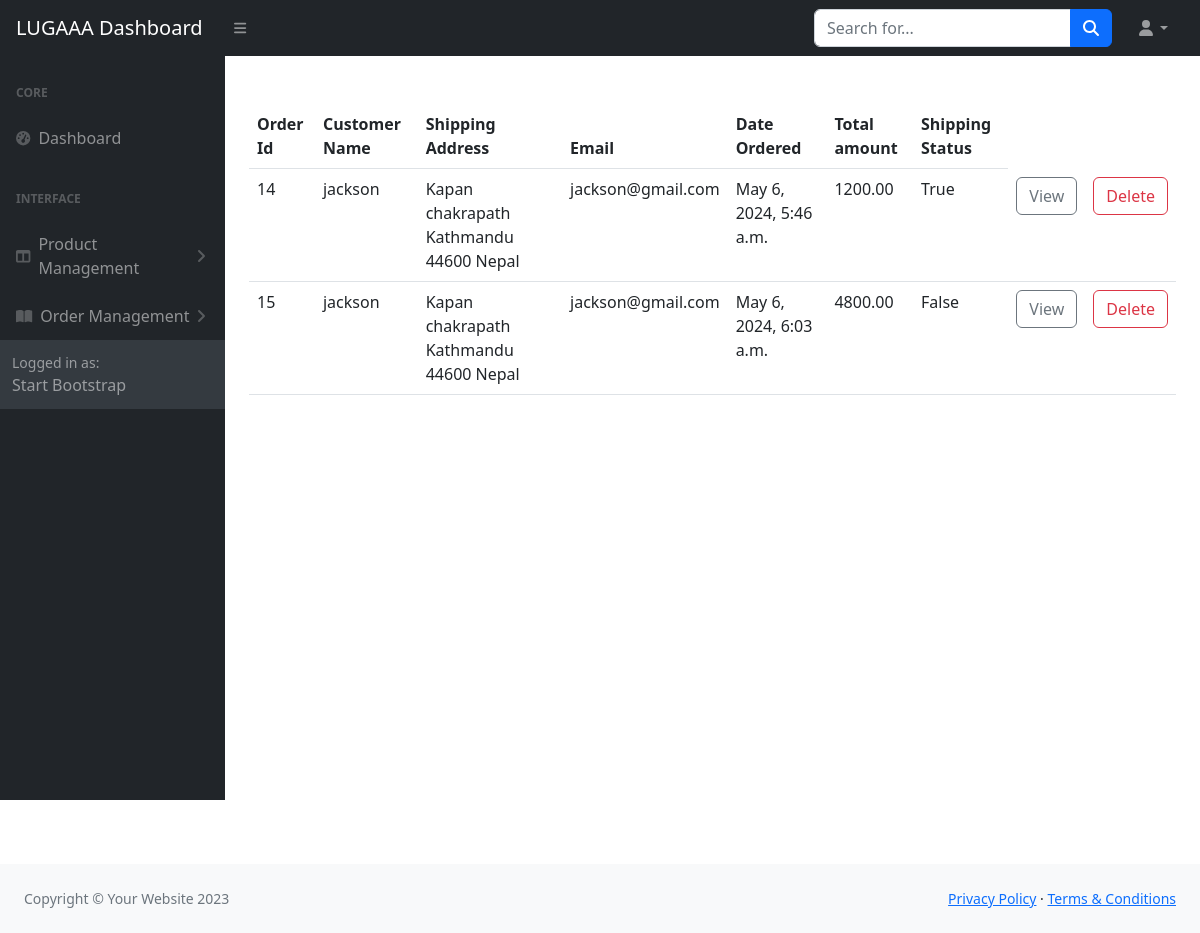
/admin_dashboard/order_list, run on the app's committed database.
### payment/models.py (models this page shows, shortened)
class Order(models.Model):
    user = models.ForeignKey(User, on_delete=models.CASCADE ,null=True, blank=True)
    fullname = models.CharField(max_length=255)
    email = models.EmailField(max_length=250)
    shipping_address= models.TextField(max_length=15000)
    amount_paid = models.DecimalField(max_digits=10, decimal_places=2)
    date_ordered = models.DateTimeField(auto_now_add=True)
    shipped = models.BooleanField(default=False)

### admin_dashboard/views.py (the view)
# urls.py: path('order_list', views.order_list, name="order_list"),
def order_list(request):
    orderList = Order.objects.all()
    return render(request, 'order_list.html', {'order_list': orderList})

### cart/context_processor.py (called while the page is built)
def cart(request):
    return {'cart': Cart(request)}

### admin_dashboard/templates/order_list.html (shortened to what this page needs)
{% extends "dashbase.html" %}
{%block content%}
{% include 'layout.html'%}
<div id="layoutSidenav_content">
    <main>
        <div class="container-fluid px-4">
  <div class="row">
    <div class="col">
      <table class="table">
        <thead>
          <tr>
            <th scope="col">Order Id</th>
            <th scope="col">Customer Name</th>
            <th scope="col">Shipping Address</th>
            <th scope="col">Email</th>
            <th scope="col">Date Ordered</th>
            <th scope="col">Total amount</th>
            <th scope="col">Shipping Status</th>
          </tr>
        </thead>
        <tbody>
          {% for order in order_list %}
          <tr>
            <td>{{ order.pk }}</td>
            <td>{{ order.fullname }}</td>
            <td>{{ order.shipping_address }}</td>
            <td>{{ order.email }}</td>
            <td>{{ order.date_ordered}}</td>
            <td>{{ order.amount_paid}}</td>
            <td>{{ order.shipped}}</td>
            <td><a href = "{% url 'order_edit' order.pk %}" class=" btn btn-outline-secondary">View </a></td>
            <td><a href="{% url 'order_delete' order.pk %}"  class=" btn btn-outline-danger">Delete</a></td>
          </tr>
          {% endfor %}
        </tbody>
      </table>
    </div>
  </div>
</div>
  </div>
</div>
{%endblock%}

### data on the page
Order: pk "14", fullname "jackson", shipping_address "Kapan chakrapath Kathmandu 44600 Nepal", email "jackson@gmail.com", date_ordered "May 6, 2024, 5:46 a.m.", amount_paid "1200.00", shipped "True"
Order: pk "15", fullname "jackson", shipping_address "Kapan chakrapath Kathmandu 44600 Nepal", email "jackson@gmail.com", date_ordered "May 6, 2024, 6:03 a.m.", amount_paid "4800.00", shipped "False"
